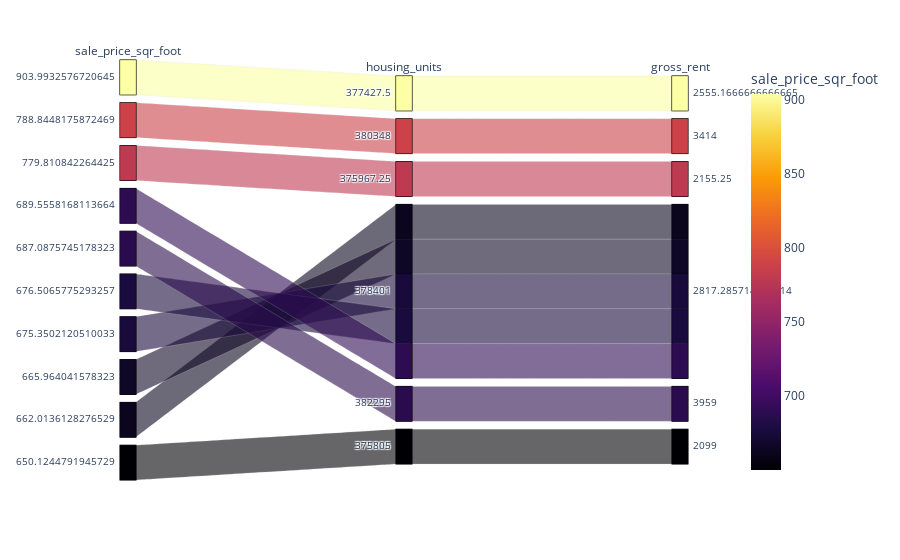

The cell this chart's notebook holds for it:
### Code cell
# Parallel Categories Plot
px.parallel_categories(
    df_expensive_neighborhoods,
    color="sale_price_sqr_foot",
    color_continuous_scale=px.colors.sequential.Inferno)

### Figure 1 — Plotly figure (JSON) as saved in the notebook; plotly's stock layout.template omitted (floating-point values rounded to 4 significant figures)
{"data": [{"dimensions": [{"label": "sale_price_sqr_foot", "values": [904.0, 788.8, 779.8, 689.6, 687.1, 676.5, 675.4, 666.0, 662.0, 650.1]}, {"label": "housing_units", "values": [377400.0, 380348, 376000.0, 378401, 382295, 378401, 378401, 378401, 378401, 375805]}, {"label": "gross_rent", "values": [2555.0, 3414, 2155.0, 2817.0, 3959, 2817.0, 2817.0, 2817.0, 2817.0, 2099]}], "domain": {"x": [0, 1], "y": [0, 1]}, "line": {"color": [904.0, 788.8, 779.8, 689.6, 687.1, 676.5, 675.4, 666.0, 662.0, 650.1], "coloraxis": "coloraxis"}, "name": "", "type": "parcats"}], "layout": {"autosize": true, "coloraxis": {"colorbar": {"title": {"text": "sale_price_sqr_foot"}}, "colorscale": [[0, "#000004"], [0.1111, "#1b0c41"], [0.2222, "#4a0c6b"], [0.3333, "#781c6d"], [0.4444, "#a52c60"], [0.5556, "#cf4446"], [0.6667, "#ed6925"], [0.7778, "#fb9b06"], [0.8889, "#f7d13d"], [1, "#fcffa4"]]}, "legend": {"tracegroupgap": 0}, "margin": {"t": 60}}}
